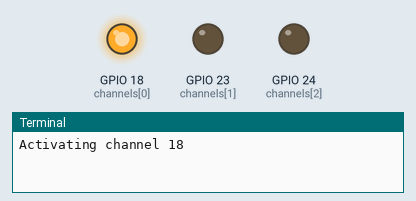
A program run on a simulated Raspberry Pi (BCM pin numbers). Shown: output pins drawn as LEDs (lit = HIGH), the last lines printed to the terminal. At 3.0 s the program stops and its outputs stay as they are.

Above: at 0.1 s.
At 1.1 s:
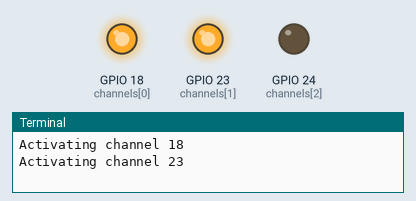
At 2.1 s:
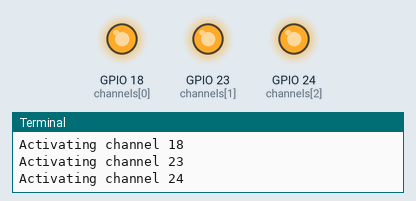
At 3.1 s:
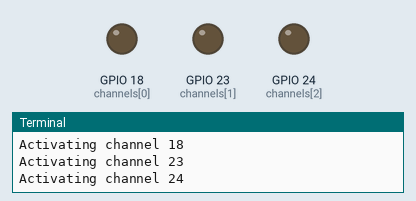
Timing chart, 0 to 4.5 s (numbered marks = the images above):
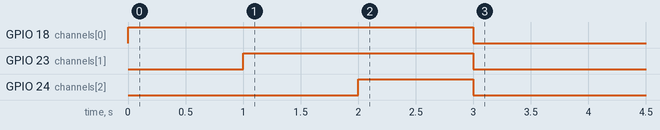

The program:

leds-bcm.py
```python
#!/usr/bin/env python

import time

try:
    import RPi.GPIO as GPIO
except RuntimeError:
    print("Error importing RPi.GPIO!  This is probably because you need superuser privileges.  You can achieve this by using 'sudo' to run your script")

GPIO.setmode(GPIO.BCM)

channels = [18, 23, 24]
for channel in channels:
    print "Activating channel", channel
    GPIO.setup(channel, GPIO.OUT)
    GPIO.output(channel, GPIO.HIGH)
    time.sleep(1)

GPIO.cleanup()
```

Measured:
- by itself, GPIO 18 (channels[0]): LOW → HIGH at 0.00 s, → LOW 3.0 s later
- by itself, GPIO 23 (channels[1]): LOW → HIGH at 1.0 s, → LOW 2.0 s later
- by itself, GPIO 24 (channels[2]): LOW → HIGH at 2.0 s, → LOW 1.0 s later
